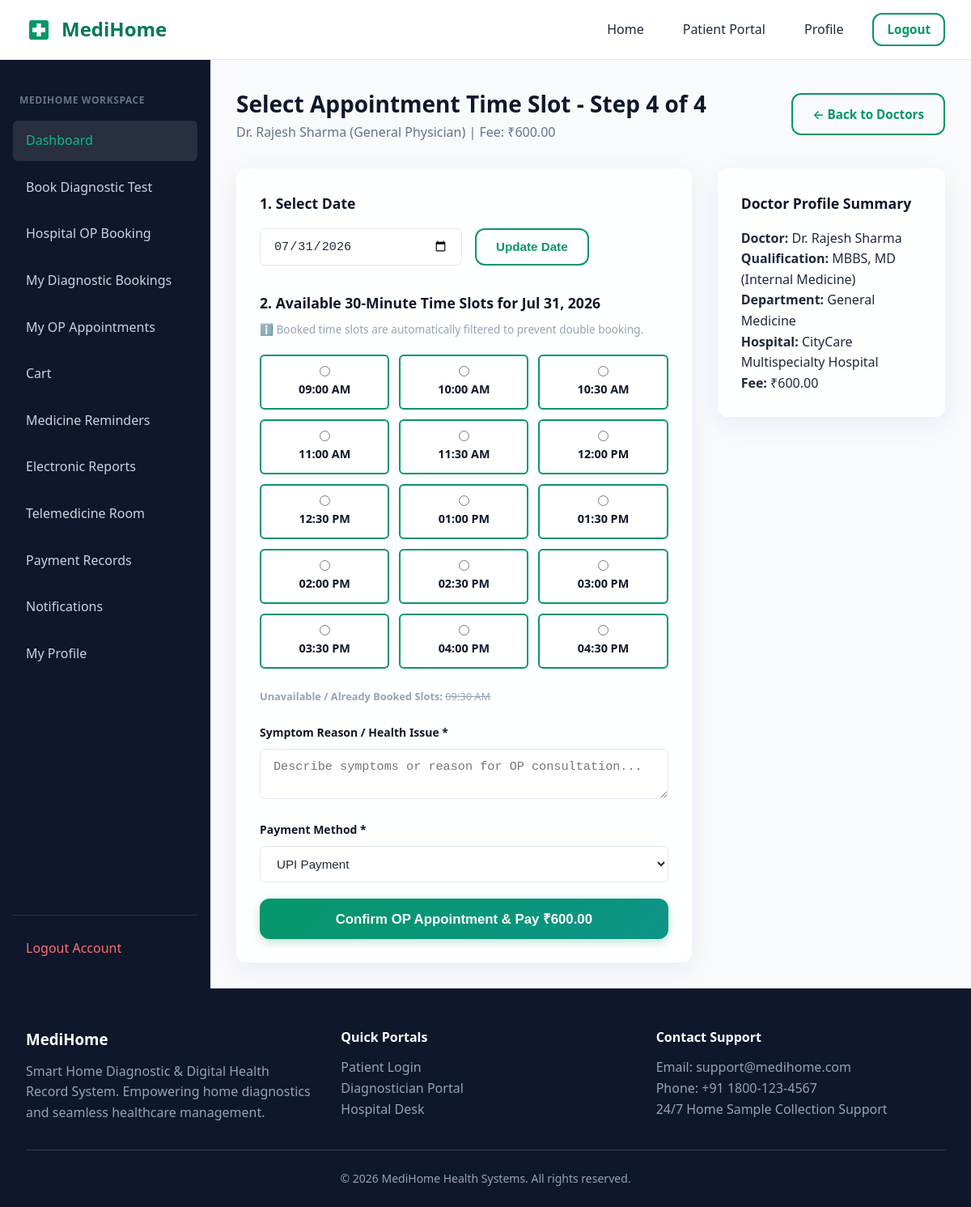
/hospitals/op-booking/doctor/1/slots/ (signed in), run on the app's committed database.
### hospitals/models.py (models this page shows, shortened)
class Doctor(models.Model):
    hospital = models.ForeignKey(HospitalProfile, on_delete=models.CASCADE, related_name='doctors')
    department = models.ForeignKey(Department, on_delete=models.CASCADE, related_name='doctors')
    name = models.CharField(max_length=100)
    qualification = models.CharField(max_length=150, help_text="e.g. MBBS, MD (Cardiology)")
    specialization = models.CharField(max_length=100)
    experience_years = models.PositiveIntegerField(default=5)
    consultation_fee = models.DecimalField(max_digits=8, decimal_places=2)
    available_days = models.CharField(max_length=100, default='Mon, Tue, Wed, Thu, Fri, Sat')
    available_time_start = models.TimeField(default='09:00:00')
    available_time_end = models.TimeField(default='17:00:00')
    photo = models.ImageField(upload_to='doctor_photos/', blank=True, null=True)
    created_at = models.DateTimeField(auto_now_add=True)
    def get_available_slots(self, target_date=None):
        slots = []
        try:
            curr = datetime.combine(datetime.today(), self.available_time_start)
            end = datetime.combine(datetime.today(), self.available_time_end)
            slot_duration = timedelta(minutes=30)
            while curr + slot_duration <= end:
                slot_str = curr.strftime("%I:%M %p")
                slots.append(slot_str)
                curr += slot_duration
        except Exception:
            slots = ["09:00 AM", "10:00 AM", "11:00 AM", "02:00 PM", "04:00 PM"]
        return slots

class Appointment(models.Model):
    class Status(models.TextChoices):
        PENDING = 'PENDING', 'Pending Approval'
        CONFIRMED = 'CONFIRMED', 'Confirmed'
        CANCELLED = 'CANCELLED', 'Cancelled'
        COMPLETED = 'COMPLETED', 'Completed'
    class PaymentStatus(models.TextChoices):
        PENDING = 'PENDING', 'Pending'
        PAID = 'PAID', 'Paid'
        REFUNDED = 'REFUNDED', 'Refunded'
    appointment_number = models.CharField(max_length=50, unique=True)
    patient = models.ForeignKey(settings.AUTH_USER_MODEL, on_delete=models.CASCADE, related_name='appointments')
    hospital = models.ForeignKey(HospitalProfile, on_delete=models.CASCADE, related_name='appointments')
    doctor = models.ForeignKey(Doctor, on_delete=models.CASCADE, related_name='appointments')
    appointment_date = models.DateField()
    appointment_time = models.CharField(max_length=30)
    symptom_reason = models.TextField(blank=True, null=True)
    status = models.CharField(max_length=20, choices=Status.choices, default=Status.CONFIRMED)
    consultation_fee = models.DecimalField(max_digits=8, decimal_places=2)
    payment_status = models.CharField(max_length=20, choices=PaymentStatus.choices, default=PaymentStatus.PAID)
    created_at = models.DateTimeField(auto_now_add=True)
    class Meta:
        ordering = ['-appointment_date', '-created_at']

class Department(models.Model):
    STANDARD_DEPARTMENTS = [
        'General Medicine', 'Cardiology', 'Neurology', 'ENT',
        'Orthopedics', 'Gynecology', 'Pediatrics', 'Dental', 'Dermatology'
    ]
    hospital = models.ForeignKey(HospitalProfile, on_delete=models.CASCADE, related_name='departments')
    name = models.CharField(max_length=100)
    description = models.TextField(blank=True, null=True)
    class Meta:
        unique_together = ('hospital', 'name')

class HospitalProfile(models.Model):
    user = models.OneToOneField(settings.AUTH_USER_MODEL, on_delete=models.CASCADE, related_name='hospital_profile')
    hospital_name = models.CharField(max_length=150)
    license_number = models.CharField(max_length=50)
    gst_number = models.CharField(max_length=50)
    emergency_contact = models.CharField(max_length=20)
    working_hours = models.CharField(max_length=100, default='24/7 Emergency & OPD 09:00 AM - 08:00 PM')
    address = models.TextField()
    latitude = models.DecimalField(max_digits=9, decimal_places=6, blank=True, null=True)
    longitude = models.DecimalField(max_digits=9, decimal_places=6, blank=True, null=True)
    logo = models.ImageField(upload_to='hospital_logos/', blank=True, null=True)
    is_approved_by_admin = models.BooleanField(default=False)
    created_at = models.DateTimeField(auto_now_add=True)

### hospitals/views.py (the view)
# urls.py: path('op-booking/doctor/<int:doctor_id>/slots/', views.op_booking_slots_view, name='op_booking_slots'),
@patient_required
def op_booking_slots_view(request, doctor_id):
    doctor = get_object_or_404(Doctor, id=doctor_id)
    selected_date_str = request.GET.get('date', str(date.today()))
    try:
        target_date = datetime.strptime(selected_date_str, "%Y-%m-%d").date()
    except ValueError:
        target_date = date.today()
    all_slots = doctor.get_available_slots(target_date)
    booked_slots = list(Appointment.objects.filter(
        doctor=doctor,
        appointment_date=target_date,
        status__in=[Appointment.Status.CONFIRMED, Appointment.Status.PENDING]
    ).values_list('appointment_time', flat=True))
    available_slots = [slot for slot in all_slots if slot not in booked_slots]
    return render(request, 'hospitals/op_booking_slots.html', {
        'doctor': doctor,
        'target_date': target_date,
        'all_slots': all_slots,
        'booked_slots': booked_slots,
        'available_slots': available_slots
    })

### accounts/models.py (called while the page is built)
    def is_patient(self):
        return self.role == self.Role.PATIENT

### templates/hospitals/op_booking_slots.html (shortened to what this page needs)
{% extends 'dashboard_base.html' %}
{% block dashboard_content %}
<div class="dashboard-header">
    <div>
        <h2 style="font-size: 1.75rem; color: var(--dark);">Select Appointment Time Slot - Step 4 of 4</h2>
        <p style="color: var(--text-secondary);">Dr. {{ doctor.name }} ({{ doctor.specialization }}) | Fee: ₹{{ doctor.consultation_fee }}</p>
    </div>
    <a href="{% url 'hospitals:op_booking_doctors' doctor.department.id %}" class="btn btn-outline">← Back to Doctors</a>
</div>
<div style="display: grid; grid-template-columns: 2fr 1fr; gap: 2rem;">
    <div class="glass-card">
        <h3 style="font-size: 1.1rem; color: var(--dark); margin-bottom: 1rem;">1. Select Date</h3>
        <form method="GET" action="." style="display: flex; gap: 1rem; margin-bottom: 2rem;">
            <input type="date" name="date" class="form-control" style="max-width: 250px;" value="{{ target_date|date:'Y-m-d' }}" required min="{{ target_date|date:'Y-m-d' }}">
            <button type="submit" class="btn btn-outline">Update Date</button>
        </form>
        <h3 style="font-size: 1.1rem; color: var(--dark); margin-bottom: 0.5rem;">2. Available 30-Minute Time Slots for {{ target_date|date:"M d, Y" }}</h3>
        <p style="font-size: 0.85rem; color: var(--text-muted); margin-bottom: 1.25rem;">
            ℹ️ Booked time slots are automatically filtered to prevent double booking.
        </p>
        <form method="POST" action="{% url 'hospitals:op_booking_confirm' doctor.id %}" class="needs-validation">
            <div style="display: grid; grid-template-columns: repeat(auto-fill, minmax(130px, 1fr)); gap: 0.75rem; margin-bottom: 1.5rem;">
                {% for slot in available_slots %}
                <label style="display: flex; flex-direction: column; align-items: center; justify-content: center; padding: 0.75rem; border: 2px solid var(--primary); border-radius: var(--radius-sm); background: var(--white); cursor: pointer; text-align: center;">
                    <input type="radio" name="appointment_time" value="{{ slot }}" required style="margin-bottom: 0.25rem;">
                    <span style="font-weight: 700; color: var(--dark); font-size: 0.9rem;">{{ slot }}</span>
                </label>
                {% empty %}
                <div style="grid-column: 1 / -1; background: #fee2e2; color: #b91c1c; padding: 1rem; border-radius: var(--radius-sm); text-align: center; font-size: 0.9rem;">
                    No available time slots remaining for Dr. {{ doctor.name }} on {{ target_date|date:"M d, Y" }}. Please choose another date.
                </div>
                {% endfor %}
            </div>
            {% if booked_slots %}
            <div style="margin-bottom: 1.5rem; font-size: 0.8rem; color: var(--text-muted);">
                <strong>Unavailable / Already Booked Slots:</strong>
                {% for bslot in booked_slots %}
                    <span style="text-decoration: line-through; margin-right: 0.5rem;">{{ bslot }}</span>
                {% endfor %}
            </div>
            {% endif %}
            <div class="form-group">
                <label class="form-label">Symptom Reason / Health Issue *</label>
                <textarea name="symptom_reason" class="form-control" rows="2" required placeholder="Describe symptoms or reason for OP consultation..."></textarea>
            </div>
            <div class="form-group">
                <label class="form-label">Payment Method *</label>
                <select name="payment_method" class="form-control" required>
                    <option value="UPI">UPI Payment</option>
                </select>
            </div>
            {% if available_slots %}
            <button type="submit" class="btn btn-primary" style="width: 100%; padding: 0.85rem; font-size: 1.05rem;">
                Confirm OP Appointment & Pay ₹{{ doctor.consultation_fee }}
            </button>
            {% endif %}
        </form>
    </div>
    <div>
        <div class="glass-card">
            <h3 style="font-size: 1.1rem; color: var(--dark); margin-bottom: 1rem;">Doctor Profile Summary</h3>
            <p><strong>Doctor:</strong> Dr. {{ doctor.name }}</p>
            <p><strong>Qualification:</strong> {{ doctor.qualification }}</p>
            <p><strong>Department:</strong> {{ doctor.department.name }}</p>
            <p><strong>Hospital:</strong> {{ doctor.hospital.hospital_name }}</p>
            <p><strong>Fee:</strong> ₹{{ doctor.consultation_fee }}</p>
        </div>
    </div>
</div>
{% endblock %}

### static/css/style.css (style rules this page uses)
:root { --primary: #059669; --primary-hover: #047857; --primary-light: #d1fae5; --secondary: #0d9488; --accent: #10b981; --dark: #0f172a; --dark-surface: #1e293b; --text-primary: #1e293b; --text-secondary: #64748b; --text-muted: #94a3b8; --bg-light: #f8fafc; --white: #ffffff; --border: #e2e8f0; --shadow-sm: 0 1px 2px 0 rgba(0, 0, 0, 0.05); --shadow-md: 0 4px 6px -1px rgba(0, 0, 0, 0.1), 0 2px 4px -1px rgba(0, 0, 0, 0.06); --shadow-lg: 0 10px 15px -3px rgba(0, 0, 0, 0.1), 0 4px 6px -2px rgba(0, 0, 0, 0.05); --glass-bg: rgba(255, 255, 255, 0.85); --glass-border: rgba(255, 255, 255, 0.6); --glass-shadow: 0 8px 32px 0 rgba(31, 38, 135, 0.07); --radius-sm: 6px; --radius-md: 12px; --radius-lg: 20px; --transition: all 0.25s cubic-bezier(0.4, 0, 0.2, 1); }
* { margin: 0; padding: 0; box-sizing: border-box; }
body { font-family: system-ui, -apple-system, BlinkMacSystemFont, 'Segoe UI', Roboto, Oxygen, Ubuntu, Cantarell, 'Open Sans', 'Helvetica Neue', sans-serif; background-color: var(--bg-light); color: var(--text-primary); line-height: 1.6; min-height: 100vh; display: flex; flex-direction: column; }
a { color: var(--primary); text-decoration: none; transition: var(--transition); }
.glass-card { background: var(--glass-bg); backdrop-filter: blur(12px); -webkit-backdrop-filter: blur(12px); border: 1px solid var(--glass-border); box-shadow: var(--glass-shadow); border-radius: var(--radius-md); padding: 1.75rem; transition: var(--transition); }
.btn { display: inline-flex; align-items: center; justify-content: center; gap: 0.5rem; padding: 0.75rem 1.5rem; font-size: 0.95rem; font-weight: 600; border-radius: var(--radius-md); border: none; cursor: pointer; transition: var(--transition); }
.btn-primary { background: linear-gradient(135deg, var(--primary) 0%, var(--secondary) 100%); color: var(--white); box-shadow: 0 4px 12px rgba(5, 150, 105, 0.25); }
.btn-outline { background: transparent; border: 2px solid var(--primary); color: var(--primary); }

### static/css/components.css (style rules this page uses)
.form-group { margin-bottom: 1.25rem; }
.form-label { display: block; font-size: 0.875rem; font-weight: 600; margin-bottom: 0.5rem; color: var(--dark); }
.form-control { width: 100%; padding: 0.75rem 1rem; font-size: 0.95rem; border: 1px solid var(--border); border-radius: var(--radius-sm); background: var(--white); color: var(--text-primary); transition: var(--transition); }

### static/css/dashboard.css (style rules this page uses)
.dashboard-header { display: flex; justify-content: space-between; align-items: center; margin-bottom: 2rem; }

### data on the page
Doctor: name "Rajesh Sharma", specialization "General Physician", consultation_fee "600.00", qualification "MBBS, MD (Internal Medicine)", department.name "General Medicine", hospital.hospital_name "CityCare Multispecialty Hospital"
Appointment: appointment_date "Jul 31, 2026", appointment_time "09:30 AM"

### other printed values
{{ slot }} "09:00 AM" "10:00 AM" "10:30 AM" "11:00 AM" "11:30 AM" "12:00 PM" "12:30 PM" "01:00 PM" "01:30 PM" "02:00 PM" "02:30 PM" "03:00 PM" "03:30 PM" "04:00 PM" "04:30 PM"
